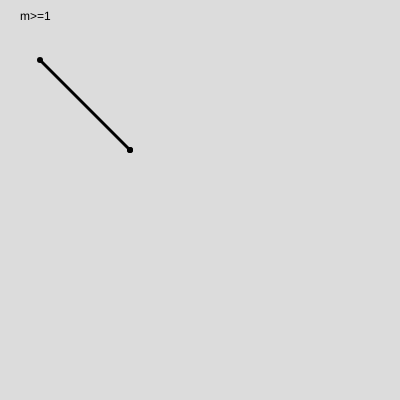
Frame 1 (no input)
Frame 60 (no input): identical to frame 1, image omitted
Frame 120 (the mouse pressed at the canvas centre since frame 60): identical to frame 1, image omitted

The p5.js sketch that drew this single still picture (run headless with seeded random() and noise() and a simulated clock; from frame 60 on, the mouse is pressed at the canvas centre):

// p5.js sketch
// ── sketch.js
function setup() {
  createCanvas(400, 400);
}

function draw() {
  background(220);
  // check(40,70,190,135);
  check(40,60,130,150);
}

function check(x1, y1, x2, y2){
  dx = x2-x1;
  dy = y2-y1;
  if(dx>dy){
    mless(x1, y1, x2, y2);
    text("m<1", 20, 20);
  }else{
    mgreat(x1, y1, x2, y2);
    text("m>=1", 20, 20);
  }
}

function mless(x1, y1, x2, y2){
  x = x1;
  y = y1;
  strokeWeight(6);
  point(x, y);
  point(x2,y2);
  dx = x2-x1;
  dy = y2-y1;
  pk = 2*dy-dx;
  for(i = 0; i< dx; i++){
    if(pk<0){
      x = x + 1;
      y = y;
      pk = pk + 2*dy;
      if(x == x2){
        strokeWeight(6);
        point(x,y);
      }
      else{
        strokeWeight(3);
        point(x,y);
      }
    }
    else{
      x = x + 1;
      y = y + 1;
      pk = pk + 2*dy -2*dx;
      if(x == x2){
        strokeWeight(6);
        point(x,y);
      }
      else{
        strokeWeight(3);
        point(x,y);
      }
    }
  }
}


function mgreat(x1, y1, x2, y2){
  x = x1;
  y = y1;
  strokeWeight(6);
  point(x, y);
  point(x2,y2);
  dx = x2-x1;
  dy = y2-y1;
  pk = 2*dx-dy;
  for(i = 1; i<= dy; i++){
    if(pk<0){
      x = x ;
      y = y + 1;
      pk = pk + 2*dx;
      if(x == x2){
        strokeWeight(6);
        point(x,y);
      }
      else{
        strokeWeight(3);
        point(x,y);
      }
    }
    else{
      x = x + 1;
      y = y + 1;
      pk = pk + 2*dx -2*dy;
      if(x == x2){
        strokeWeight(6);
        point(x,y);
      }
      else{
        strokeWeight(3);
        point(x,y);
      }
    }
  }
}
